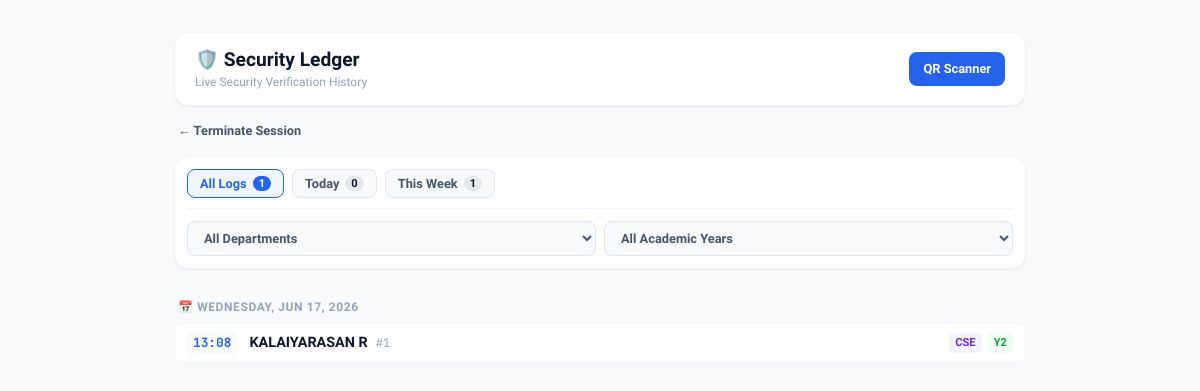
The page /security_page/1 (signed in) on the database its author committed.
### app.py (models this page shows)
class DetailedPass(db.Model):
    id = db.Column(db.Integer, primary_key=True)
    letter_id = db.Column(db.String(50))
    student_name = db.Column(db.String(150))
    dept = db.Column(db.String(100))
    year = db.Column(db.String(20))
    scanned_at = db.Column(db.DateTime, default=datetime.utcnow)

### app.py (the view)
@app.route('/security_page/<int:id>', methods=['GET', 'POST'])
@login_required
def security_page(id):
    if current_user.id != id:
        return render_template('error_page.html')
    security = Security.query.get_or_404(id)
    records = DetailedPass.query.order_by(DetailedPass.scanned_at.desc()).all()
    return render_template('security_page.html', security=security, records=records)

### app.py (called while the page is built, shortened)
@login_manager.user_loader
def load_user(user_id):
    uid = int(user_id)
    user = User.query.get(uid)
    if user:
        return user

### templates/security_page.html (shortened to what this page needs)
<!DOCTYPE html>
<html lang="en">
<head>
</head>
<body>
<div class="dashboard-container">
    <header class="app-header">
        <div class="header-title-group">
            <h1>🛡️ Security Ledger</h1>
            <p>Live Security Verification History</p>
        </div>
        <a href="/open_scanner" class="btn-scanner">QR Scanner</a>
    </header>
    <div class="session-bar">
        <a href="/logout" class="logout-link">← Terminate Session</a>
    </div>
    <div class="control-panel">
        <div class="group-tabs-row">
            <button class="tab-btn active" id="tabAll" onclick="switchGroupView('ALL')">
                All Logs <span class="count-badge" id="cntAll">0</span>
            </button>
            <button class="tab-btn" id="tabToday" onclick="switchGroupView('TODAY')">
                Today <span class="count-badge" id="cntToday">0</span>
            </button>
            <button class="tab-btn" id="tabWeek" onclick="switchGroupView('WEEK')">
                This Week <span class="count-badge" id="cntWeek">0</span>
            </button>
        </div>
        <div class="filter-selects-row">
            <select class="select-filter" id="filterDept" onchange="applyGlobalGridEngine()">
                <option value="ALL">All Departments</option>
            </select>
            <select class="select-filter" id="filterYear" onchange="applyGlobalGridEngine()">
                <option value="ALL">All Academic Years</option>
            </select>
        </div>
    </div>
    <div class="logs-list-wrapper" id="masterStreamContainer">
        {% set last_date = [] %}
        {% for r in records %}
            {% set current_date = r.scanned_at.strftime('%Y-%m-%d') %}
            {% if current_date not in last_date %}
                <div class="timeline-section-header" data-header-group="{{ current_date }}">
                    📅 {{ r.scanned_at.strftime('%A, %b %d, %Y') }}
                </div>
            {% endif %}
            <div class="dense-row"
                 data-dept="{{ r.dept }}"
                 data-year="{{ r.year }}"
                 data-date="{{ current_date }}"
                 data-timestamp="{{ r.scanned_at.isoformat() }}">
                <div class="dense-left-block">
                    <span class="inline-time">{{ r.scanned_at.strftime('%H:%M') }}</span>
                    <div class="student-meta-inline">
                        <span class="inline-name">{{ r.student_name }}</span>
                        <span class="inline-hash-id">#{{ r.letter_id }}</span>
                    </div>
                </div>
                <div class="dense-right-block">
                    <span class="compact-pill pill-dept">{{ r.dept }}</span>
                    <span class="compact-pill pill-year">Y{{ r.year }}</span>
                </div>
            </div>
        {% endfor %}
    </div>
</div>
</body>
</html>

### rows shown on the page
DetailedPass: scanned_at "WEDNESDAY, JUN 17, 2026", scanned_at "13:08", student_name "KALAIYARASAN R", letter_id "1", dept "CSE", year "2"
